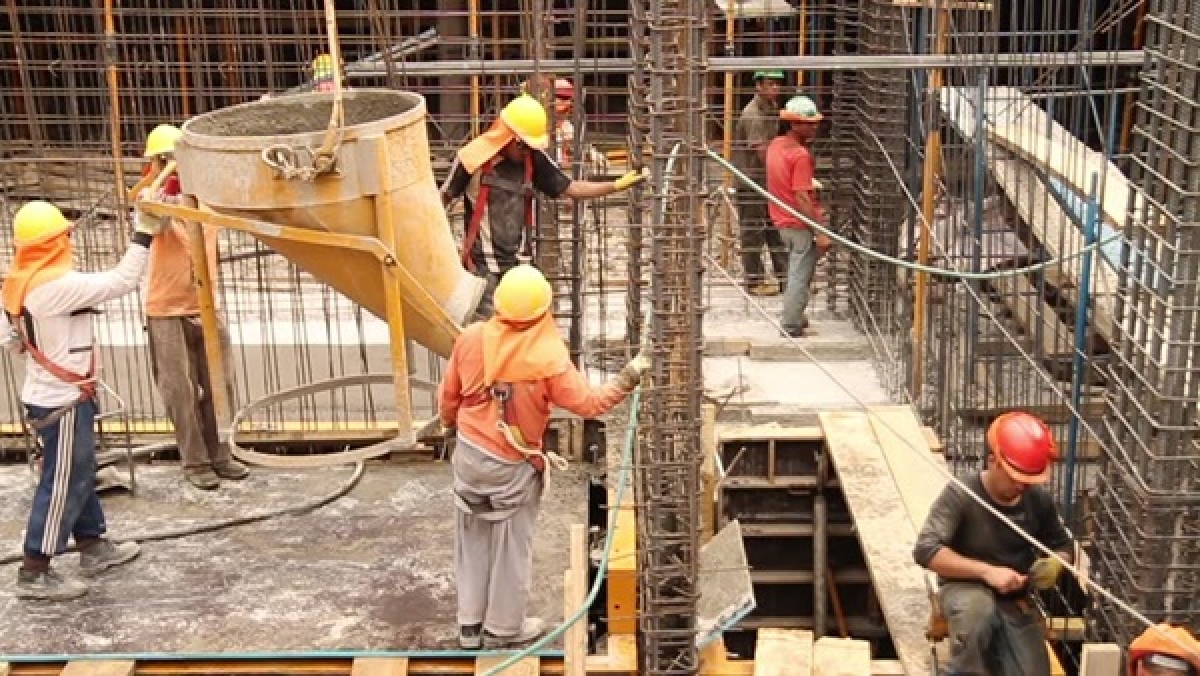
#> input picture DIP_LAB_2_BT23CSE182/assets/Construction-workers.jpg, 1200 x 676 px, found by its file name
$ python bitSlicing.py
#> lines starting #> are read from the running program, lines starting #| are printed output that depends on the picture; after the words box and inside, x2 and y2 are one past the last pixel; in counts of white or black regions, pixels touching at a corner belong together
from PIL import Image
import numpy as np
import matplotlib.pyplot as plt
from pathlib import Path

# ----------------------------
# Setup
# ----------------------------
base_path = Path(r"C:\Users\Raghu\Downloads\Incidence_response_agent\DIP_lab_2_BT23CSE182")
image_path = base_path / "assets" / "Construction-workers.jpg"
results_path = base_path / "results"
bitplane_path = results_path / "bit_planes"
bit_slicing_path = results_path / "bit_slicing"

bitplane_path.mkdir(parents=True, exist_ok=True)
bit_slicing_path.mkdir(parents=True, exist_ok=True)


img = Image.open(image_path).convert("L")
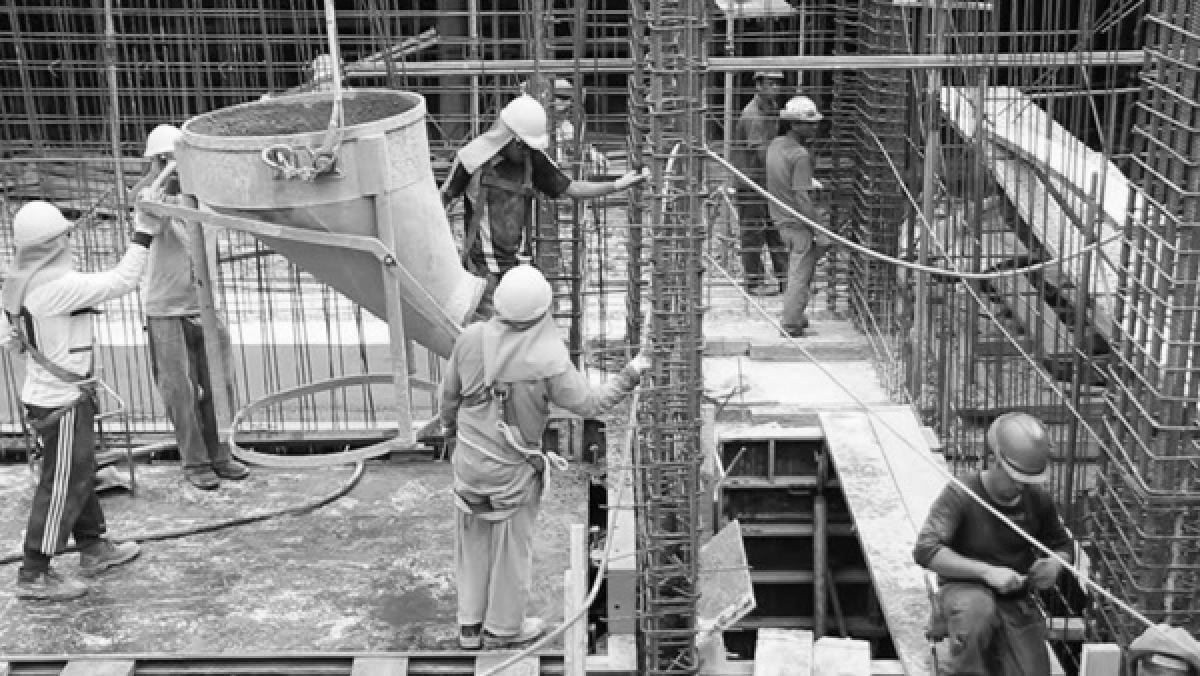
#> img: PIL image 1200x676 L; min 1, max 255, mean 128.6
img_np = np.array(img)

bit_planes = []
for i in range(8):
    plane = ((img_np >> i) & 1) * 255
    plane_img = plane.astype(np.uint8)
    bit_planes.append(plane_img)
    Image.fromarray(plane_img).save(bitplane_path / f"bit_plane_{i}.jpg")
#> this loop made 8 passes
#> pass 1, `plane = ((img_np >> i) & 1) * 255`:
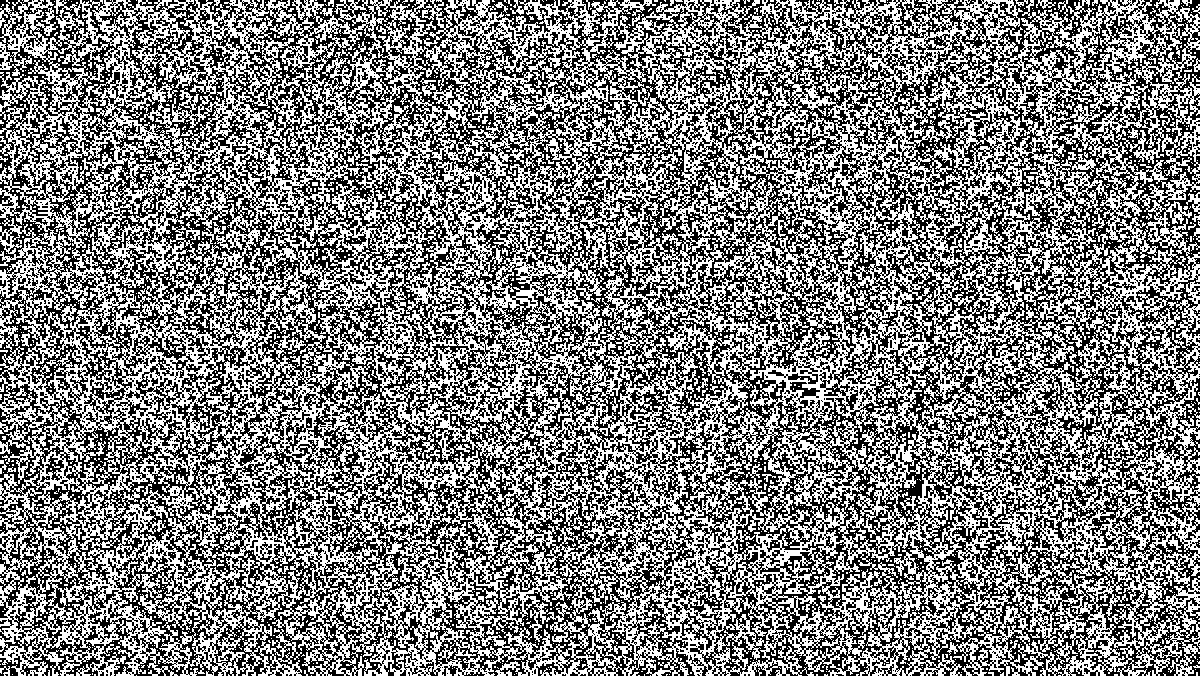
#> plane: shape (676, 1200); 50% white; black in thin lines or dots
#> pass 2, `plane = ((img_np >> i) & 1) * 255`:
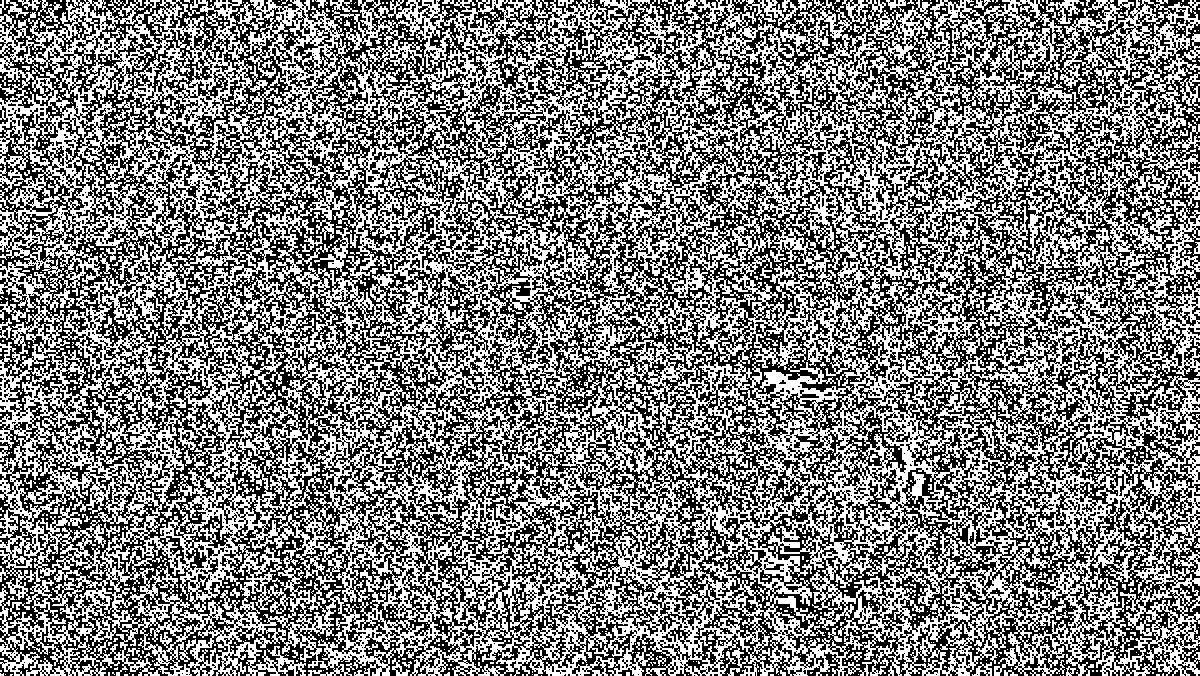
#> plane: shape (676, 1200); 50% white in thin lines or dots
#> pass 3, `plane = ((img_np >> i) & 1) * 255`:
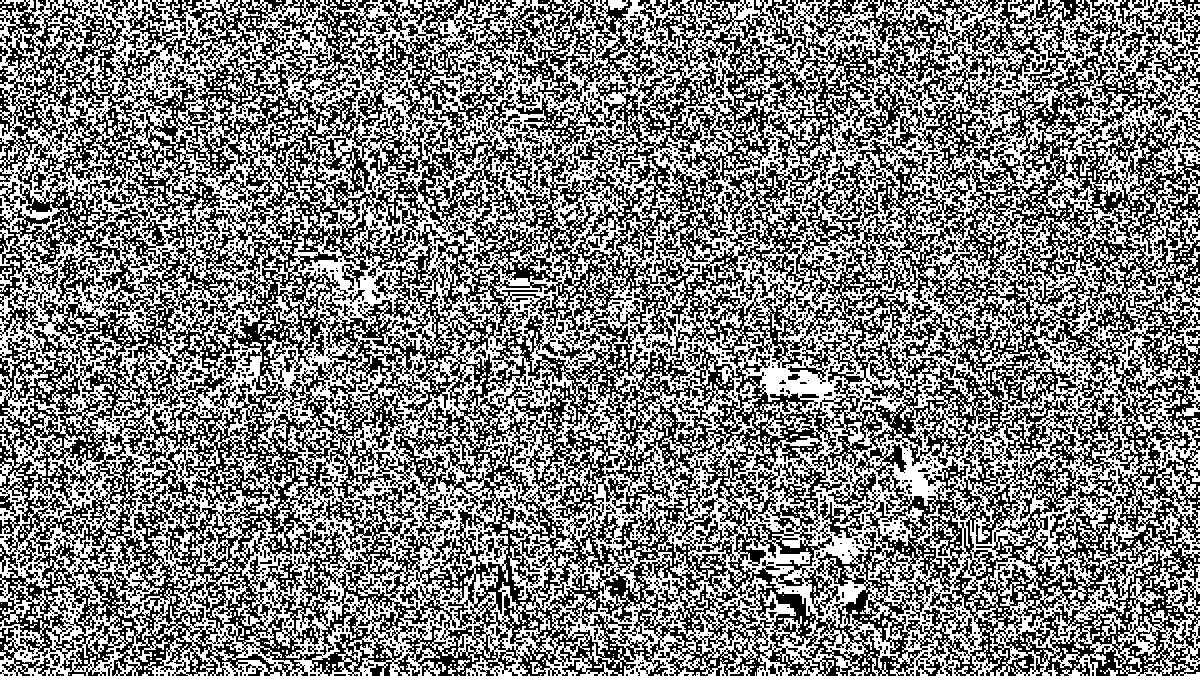
#> plane: shape (676, 1200); 50.2% white; black in thin lines or dots
#> after the loop:
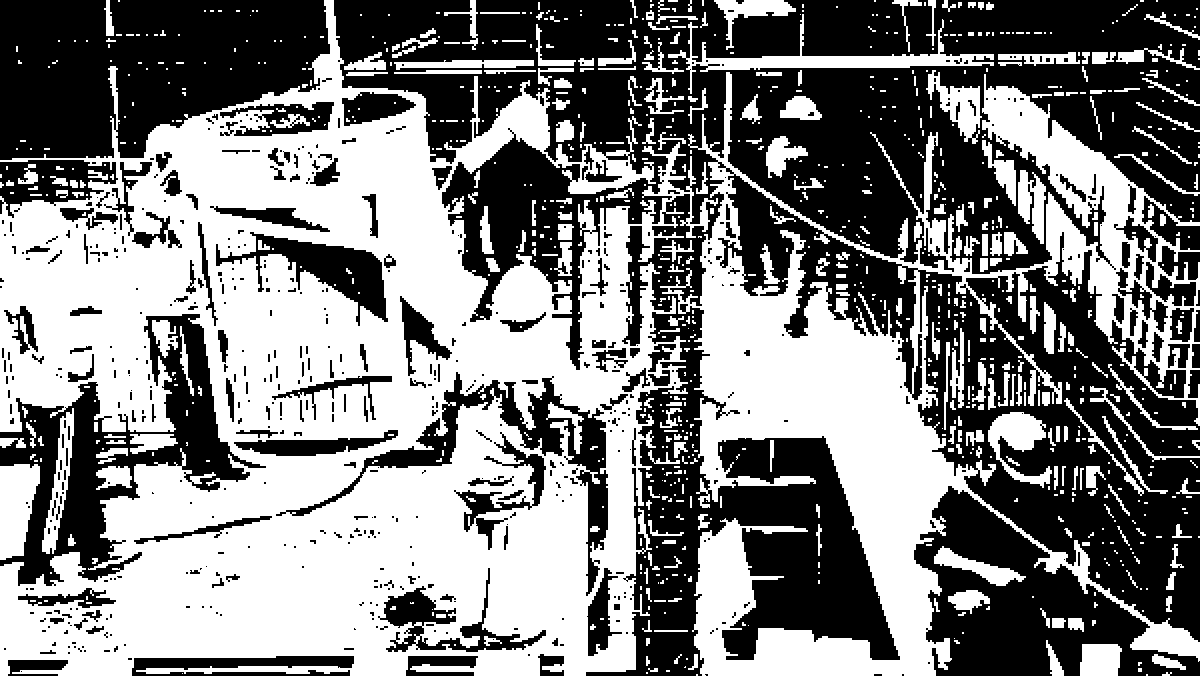
#> plane_img: shape (676, 1200); 50% white; 584 black regions (388 under 20 px), largest, box (x1, y1, x2, y2) and area: (334, 0, 1200, 676) 256287, (0, 0, 330, 160) 40737, (914, 486, 1200, 676) 23488
#> after the loop, bit_planes = 8 items


fig, axes = plt.subplots(2, 4, figsize=(12,6))
for i, ax in enumerate(axes.flat):
    ax.imshow(bit_planes[i], cmap="gray")
    ax.set_title(f"Bit {i}")
    ax.axis("off")

plt.tight_layout()
plt.savefig(bitplane_path / "bit_planes_grid.jpg", bbox_inches="tight")
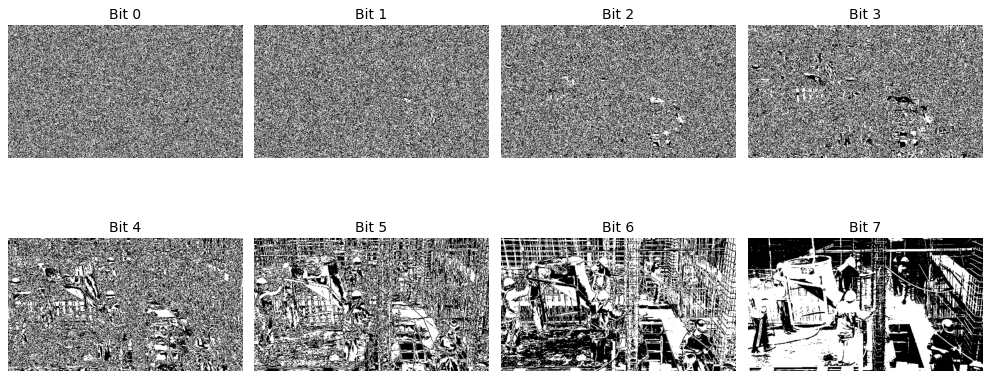
#> figure drawn by matplotlib, 8 panels
plt.show()

lsb_removed = img_np & 254

Image.fromarray(img_np).save(bit_slicing_path / "original_gray.jpg")
Image.fromarray(lsb_removed).save(bit_slicing_path / "lsb_removed.jpg")


fig, axes = plt.subplots(1, 2, figsize=(8,4))
axes[0].imshow(img_np, cmap="gray")
axes[0].set_title("Original Grayscale")
axes[0].axis("off")

axes[1].imshow(lsb_removed, cmap="gray")
axes[1].set_title("LSB Removed")
axes[1].axis("off")

plt.tight_layout()
plt.savefig(bit_slicing_path / "og_vs_lsb_removed.jpg", bbox_inches="tight")
plt.show()

print(f"✅ Bit planes grid saved at: {bitplane_path / 'bit_planes_grid.jpg'}")
print(f"✅ Original vs LSB removed comparison saved at: {bit_slicing_path / 'og_vs_lsb_removed.jpg'}")
